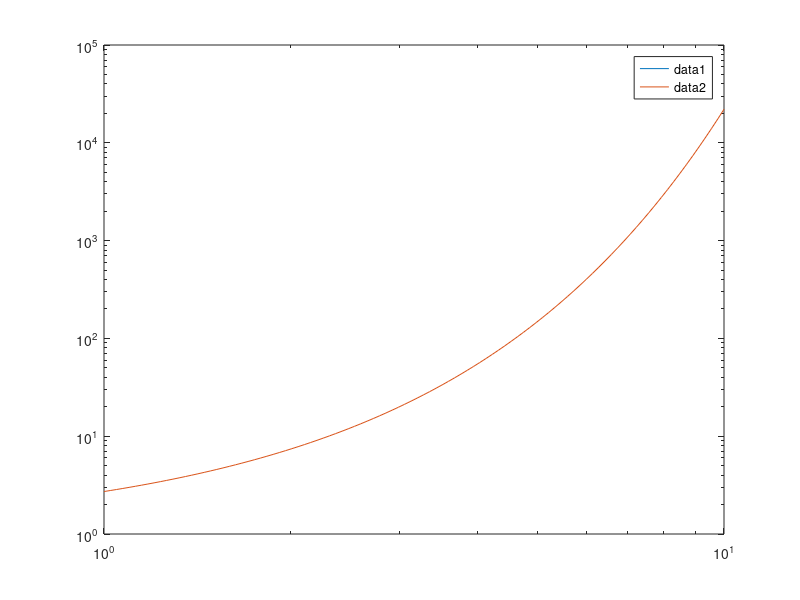

Write the MATLAB code that produced this figure. (Note: this script raises an error after producing the figure.)
clc
close all
clearvars

%% a)
x = logspace(0,1,100);
func = zeros(1,100);


ex = exp(x);
figure
loglog(x,func,x,ex);
legend;
%% b)
r = 100;
nx = 10;
while r >= 1
    func = zeros(1,100);
    for n=0:nx
        func = func +x.^n ./ factorial(n);
    end
    r = rmse(func,ex)
    if r < 1
        break
    else
        nx = nx+1;
    end
end
